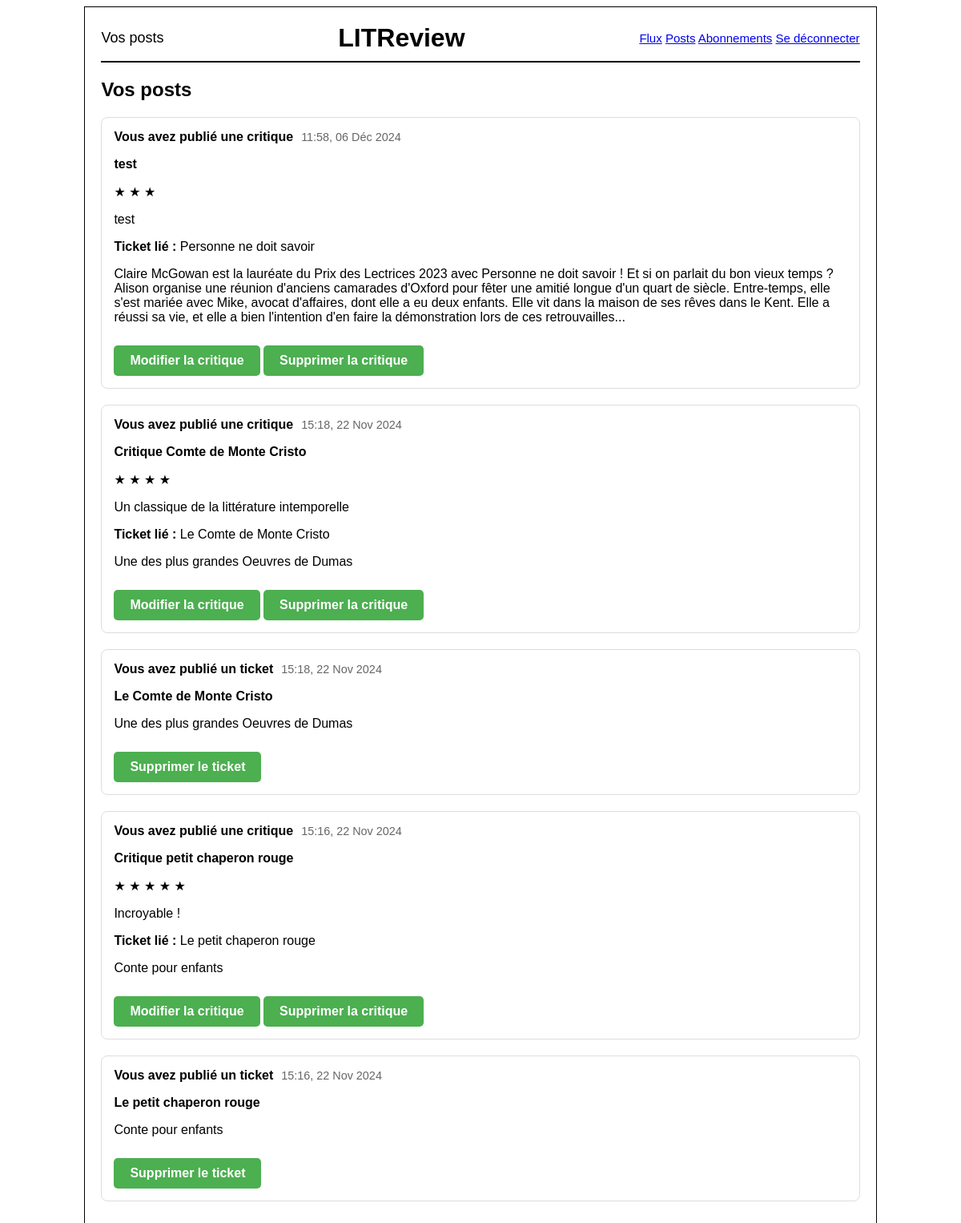
Page /posts/ (signed in) on the committed database.
### review/models.py (models this page shows, shortened)
class Review(models.Model):
    ticket = models.ForeignKey(to=Ticket, on_delete=models.CASCADE)
    rating = models.PositiveSmallIntegerField(
        validators=[MinValueValidator(0), MaxValueValidator(5)]
    )
    headline = models.CharField(max_length=128)
    body = models.TextField(max_length=8192, blank=True)
    user = models.ForeignKey(
        to=settings.AUTH_USER_MODEL, on_delete=models.CASCADE, null=True
    )
    time_created = models.DateTimeField(auto_now_add=True)
    contributors = models.ManyToManyField(
        settings.AUTH_USER_MODEL,
        through="ReviewContributor",
        related_name="contributions",
        blank=True,
    )

class Ticket(models.Model):
    title = models.CharField(max_length=128)
    description = models.TextField(max_length=2048, blank=True)
    user = models.ForeignKey(to=settings.AUTH_USER_MODEL, on_delete=models.CASCADE)
    image = models.ImageField(null=True, blank=True)
    time_created = models.DateTimeField(auto_now_add=True)
    def has_review(self):
        return self.review_set.exists()

### review/views.py (the view)
# urls.py: path("posts/", review.views.post_ticket_review, name="posts"),
@login_required
def post_ticket_review(request):
    tickets = Ticket.objects.filter(user=request.user)
    reviews = Review.objects.filter(user=request.user)
    posts = list(tickets) + list(reviews)
    posts.sort(key=lambda x: x.time_created, reverse=True)
    context = {
        "posts": posts,
    }
    return render(request, "review/posts.html", context)

### review/templates/review/posts.html (shortened to what this page needs)
{% extends 'base.html' %}
{% block title %} Vos posts {% endblock title %}
{% block content %}
<div class="posts-page base-page">
    <div class="icone-title">
        <h2>Vos posts</h2>
    </div>
    {% for post in posts %}
        {% if post.ticket %}
            <div class="post-container">
                <div class="post-header">
                    <div class="post-info">
                        <strong>Vous avez publié une critique</strong>
                        <span class="post-date">{{ post.time_created|date:"H:i, d M Y" }}</span>
                    </div>
                </div>
                <div class="post-content">
                    <p><strong>{{ post.headline }}</strong></p>
                    <span class='stars'>
                        {% for star in "x"|rjust:post.rating %}
                            ★
                        {% endfor %}
                    </span>
                    <p>{{ post.body }}</p>
                </div>
                <div class="ticket-content">
                    <p><strong>Ticket lié :</strong> {{ post.ticket.title }}</p>
                    <p>{{ post.ticket.description }}</p>
                </div>
                <div class="connexion-button">
                    <a href="{% url 'review_update' post.id %}" class="styled-button">Modifier la critique</a>
                    <a href="{% url 'review_delete' post.id %}" class="styled-button">Supprimer la critique</a>
                </div>
            </div>
        {% else %}
            <div class="post-container">
                <div class="post-header">
                    <div class="post-info">
                        <strong>Vous avez publié un ticket</strong>
                        <span class="post-date">{{ post.time_created|date:"H:i, d M Y" }}</span>
                    </div>
                </div>
                <div class="ticket-content">
                    <p><strong>{{ post.title }}</strong></p>
                    <p>{{ post.description }}</p>
                </div>
                <div class="connexion-button">
                    <a href="{% url 'ticket_delete' post.id %}" class="styled-button">Supprimer le ticket</a>
                </div>
            </div>
        {% endif %}
    {% endfor %}
</div>
{% endblock content %}

### litrevu/templates/base.html (style rules this page uses)
body { font-family: Arial, sans-serif; }

### review/templates/review/posts.html (style rules this page uses)
.styled-button { display: inline-block; padding: 10px 20px; background-color: #4CAF50; color: white; text-align: center; border-radius: 5px; text-decoration: none; font-weight: bold; margin-top: 10px; }
.post-container { border: 1px solid #ddd; padding: 15px; margin-bottom: 20px; border-radius: 8px; }
.post-header { display: flex; justify-content: space-between; align-items: center; }
.post-info { display: flex; align-items: center; gap: 10px; }
.post-date { font-size: 0.9em; color: #666; }
.post-content, .ticket-content { margin-top: 10px; }

### rows in the picture
Review: time_created "11:58, 06 Déc 2024", headline "test", rating 3 (drawn), body "test", ticket "Personne ne doit savoir", ticket.description "Claire McGowan est la lauréate du Prix des Lectrices 2023 avec Personne ne doit savoir ! Et si on parlait du bon vieux temps ?Alison organise une réunion d'anciens camarades d'Oxford pour fêter une amitié longue d'un quart de siècle. Entre-temps, elle s'est mariée avec Mike, avocat d'affaires, dont elle a eu deux enfants. Elle vit dans la maison de ses rêves dans le Kent. Elle a réussi sa vie, et elle a bien l'intention d'en faire la démonstration lors de ces retrouvailles..."
Review: time_created "15:18, 22 Nov 2024", headline "Critique Comte de Monte Cristo", rating 4 (drawn), body "Un classique de la littérature intemporelle", ticket "Le Comte de Monte Cristo", ticket.description "Une des plus grandes Oeuvres de Dumas"
Ticket: time_created "15:18, 22 Nov 2024", title "Le Comte de Monte Cristo", description "Une des plus grandes Oeuvres de Dumas"
Review: time_created "15:16, 22 Nov 2024", headline "Critique petit chaperon rouge", rating 5 (drawn), body "Incroyable !", ticket "Le petit chaperon rouge", ticket.description "Conte pour enfants"
Ticket: time_created "15:16, 22 Nov 2024", title "Le petit chaperon rouge", description "Conte pour enfants"
